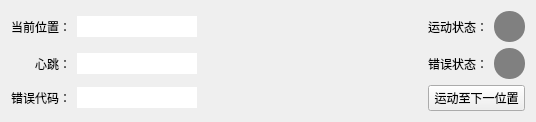
<?xml version="1.0" encoding="UTF-8"?>
<ui version="4.0">
 <class>Form</class>
 <widget class="QWidget" name="Form">
  <property name="geometry">
   <rect>
    <x>0</x>
    <y>0</y>
    <width>536</width>
    <height>120</height>
   </rect>
  </property>
  <property name="windowTitle">
   <string>Form</string>
  </property>
  <layout class="QGridLayout" name="gridLayout">
   <item row="1" column="4">
    <widget class="QLabel" name="label_error">
     <property name="minimumSize">
      <size>
       <width>31</width>
       <height>31</height>
      </size>
     </property>
     <property name="maximumSize">
      <size>
       <width>31</width>
       <height>31</height>
      </size>
     </property>
     <property name="font">
      <font>
       <family>仿宋</family>
       <pointsize>14</pointsize>
      </font>
     </property>
     <property name="styleSheet">
      <string notr="true">background-color: #808080;
border-radius: 15px;</string>
     </property>
     <property name="text">
      <string/>
     </property>
     <property name="alignment">
      <set>Qt::AlignCenter</set>
     </property>
    </widget>
   </item>
   <item row="2" column="0">
    <widget class="QLabel" name="label_9">
     <property name="text">
      <string>错误代码：</string>
     </property>
     <property name="alignment">
      <set>Qt::AlignRight|Qt::AlignTrailing|Qt::AlignVCenter</set>
     </property>
    </widget>
   </item>
   <item row="2" column="3" colspan="2">
    <widget class="QPushButton" name="pushButton_next_position">
     <property name="text">
      <string>运动至下一位置</string>
     </property>
    </widget>
   </item>
   <item row="1" column="1">
    <widget class="QLabel" name="lineEdit_heart">
     <property name="sizePolicy">
      <sizepolicy hsizetype="Expanding" vsizetype="Fixed">
       <horstretch>0</horstretch>
       <verstretch>0</verstretch>
      </sizepolicy>
     </property>
     <property name="minimumSize">
      <size>
       <width>0</width>
       <height>21</height>
      </size>
     </property>
     <property name="maximumSize">
      <size>
       <width>120</width>
       <height>16777215</height>
      </size>
     </property>
     <property name="styleSheet">
      <string notr="true">background-color: white</string>
     </property>
     <property name="text">
      <string/>
     </property>
    </widget>
   </item>
   <item row="0" column="2">
    <spacer name="horizontalSpacer">
     <property name="orientation">
      <enum>Qt::Horizontal</enum>
     </property>
     <property name="sizeHint" stdset="0">
      <size>
       <width>40</width>
       <height>20</height>
      </size>
     </property>
    </spacer>
   </item>
   <item row="0" column="0">
    <widget class="QLabel" name="label_5">
     <property name="text">
      <string>当前位置：</string>
     </property>
     <property name="alignment">
      <set>Qt::AlignRight|Qt::AlignTrailing|Qt::AlignVCenter</set>
     </property>
    </widget>
   </item>
   <item row="1" column="2">
    <spacer name="horizontalSpacer_2">
     <property name="orientation">
      <enum>Qt::Horizontal</enum>
     </property>
     <property name="sizeHint" stdset="0">
      <size>
       <width>40</width>
       <height>20</height>
      </size>
     </property>
    </spacer>
   </item>
   <item row="1" column="0">
    <widget class="QLabel" name="label_8">
     <property name="text">
      <string>心跳：</string>
     </property>
     <property name="alignment">
      <set>Qt::AlignRight|Qt::AlignTrailing|Qt::AlignVCenter</set>
     </property>
    </widget>
   </item>
   <item row="1" column="3">
    <widget class="QLabel" name="label_6">
     <property name="text">
      <string>错误状态：</string>
     </property>
     <property name="alignment">
      <set>Qt::AlignRight|Qt::AlignTrailing|Qt::AlignVCenter</set>
     </property>
    </widget>
   </item>
   <item row="0" column="4">
    <widget class="QLabel" name="label_sport">
     <property name="minimumSize">
      <size>
       <width>31</width>
       <height>31</height>
      </size>
     </property>
     <property name="maximumSize">
      <size>
       <width>31</width>
       <height>31</height>
      </size>
     </property>
     <property name="font">
      <font>
       <family>仿宋</family>
       <pointsize>14</pointsize>
      </font>
     </property>
     <property name="styleSheet">
      <string notr="true">background-color: #808080;
border-radius: 15px;</string>
     </property>
     <property name="text">
      <string/>
     </property>
     <property name="alignment">
      <set>Qt::AlignCenter</set>
     </property>
    </widget>
   </item>
   <item row="2" column="2">
    <spacer name="horizontalSpacer_3">
     <property name="orientation">
      <enum>Qt::Horizontal</enum>
     </property>
     <property name="sizeHint" stdset="0">
      <size>
       <width>40</width>
       <height>20</height>
      </size>
     </property>
    </spacer>
   </item>
   <item row="0" column="1">
    <widget class="QLabel" name="lineEdit_position">
     <property name="sizePolicy">
      <sizepolicy hsizetype="Expanding" vsizetype="Fixed">
       <horstretch>0</horstretch>
       <verstretch>0</verstretch>
      </sizepolicy>
     </property>
     <property name="minimumSize">
      <size>
       <width>0</width>
       <height>21</height>
      </size>
     </property>
     <property name="maximumSize">
      <size>
       <width>120</width>
       <height>16777215</height>
      </size>
     </property>
     <property name="styleSheet">
      <string notr="true">background-color: white</string>
     </property>
     <property name="text">
      <string/>
     </property>
    </widget>
   </item>
   <item row="0" column="3">
    <widget class="QLabel" name="label_7">
     <property name="text">
      <string>运动状态：</string>
     </property>
     <property name="alignment">
      <set>Qt::AlignRight|Qt::AlignTrailing|Qt::AlignVCenter</set>
     </property>
    </widget>
   </item>
   <item row="2" column="1">
    <widget class="QLabel" name="lineEdit_errorcode">
     <property name="sizePolicy">
      <sizepolicy hsizetype="Expanding" vsizetype="Fixed">
       <horstretch>0</horstretch>
       <verstretch>0</verstretch>
      </sizepolicy>
     </property>
     <property name="minimumSize">
      <size>
       <width>0</width>
       <height>21</height>
      </size>
     </property>
     <property name="maximumSize">
      <size>
       <width>120</width>
       <height>16777215</height>
      </size>
     </property>
     <property name="styleSheet">
      <string notr="true">background-color: white</string>
     </property>
     <property name="text">
      <string/>
     </property>
    </widget>
   </item>
  </layout>
 </widget>
 <resources/>
 <connections/>
</ui>
